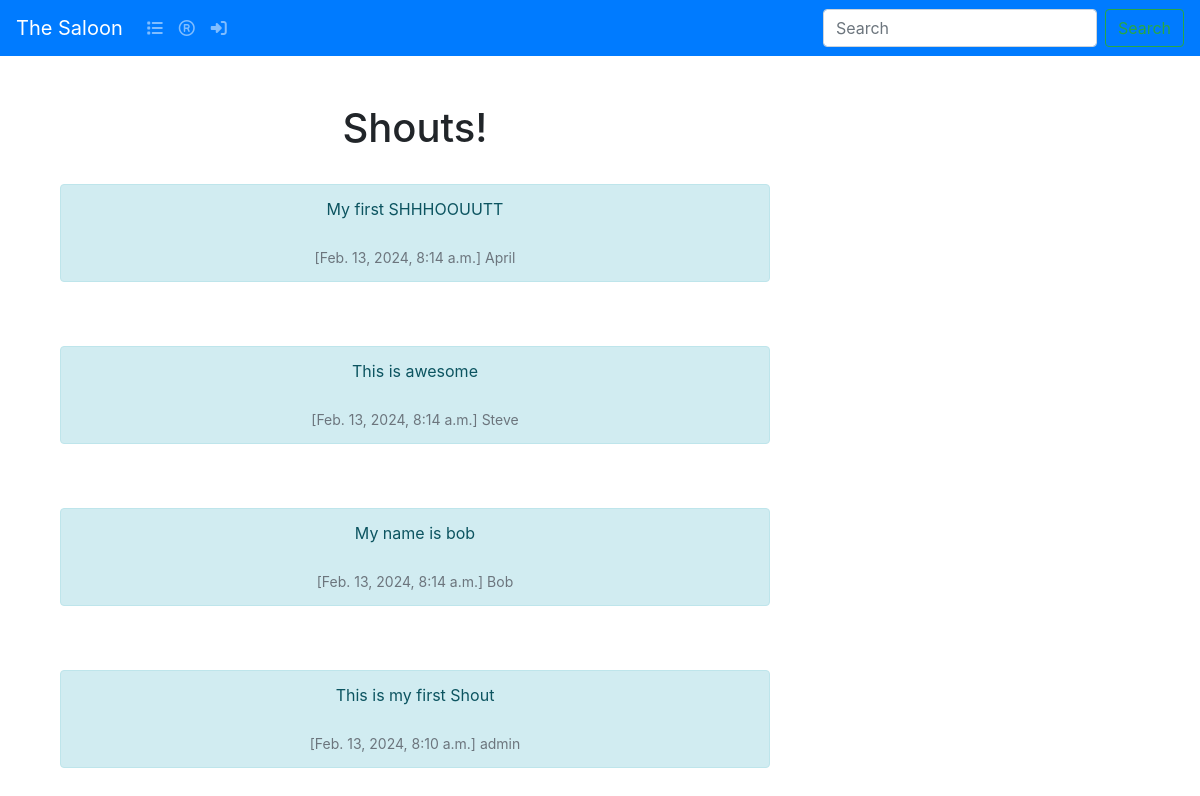
The app's page /, older data.
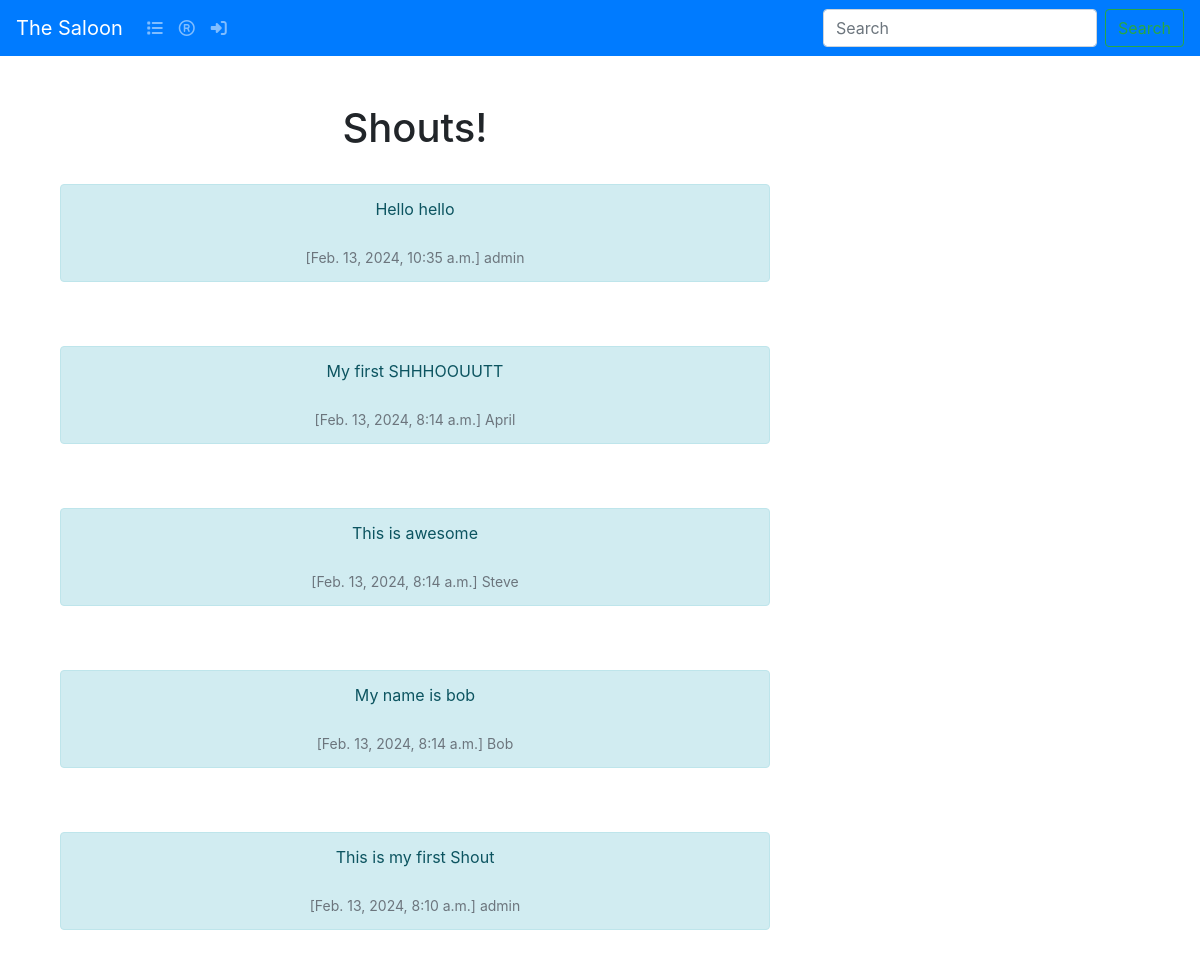
The same page, newer data.
### the_saloon/models.py (models this page shows, shortened)
class Shout(models.Model):
    user = models.ForeignKey(
        User, related_name="shouts",
        on_delete=models.DO_NOTHING
        )
    body = models.CharField(max_length=200)
    created_at = models.DateTimeField(auto_now_add=True)

### the_saloon/views.py (the view)
# urls.py: path('', views.home, name="home"),
def home(request):
    if request.user.is_authenticated:
        form = ShoutForm(request.POST or None)
        if request.method == "POST":
            if form.is_valid():
                shout = form.save(commit=False)
                shout.user = request.user
                shout.save()
                messages.success(request, ("You posted a Shout!"))
                return redirect('home')
        shouts = Shout.objects.all().order_by("-created_at")
        return render(request, 'home.html', {"shouts":shouts, "form":form})
    else:
        shouts = Shout.objects.all().order_by("-created_at")
        return render(request, 'home.html', {"shouts":shouts})

### the_saloon/templates/home.html (shortened to what this page needs)
{% extends 'base.html' %}
{% block content %}
<div class="container text-center">
    <div class="row">
       <div class="col-8">
    <h1>Shouts!</h1>
    <br/>
    {% for shout in shouts %}
        <div class="alert alert-info" role="alert">
            {{ shout.body }}<br/><br/>
            <small class="text-muted">
                [{{ shout.created_at }}]
                {{ shout.user.username }}
            </small>
        </div><br/></br/>
        {% endfor %}
</div>
<div class="col-4">
                <br/><br/><br/>
</div>
{% endblock %}

Row changes from the older to the newer data that the page shows:
added Shout: body "Hello hello", created_at "Feb. 13, 2024, 10:35 a.m.", user.username "admin"
